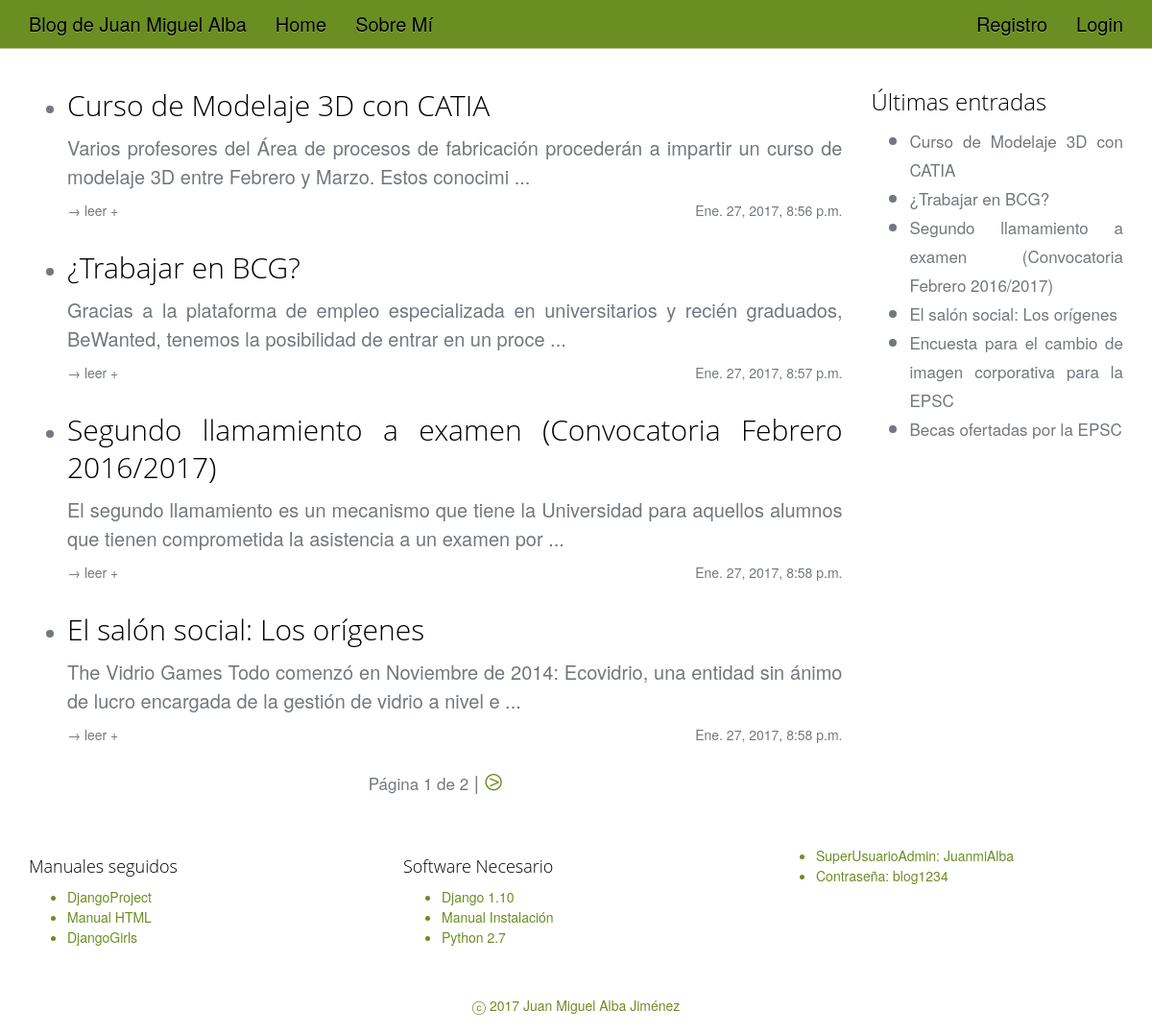
The page / on the database its author committed.
### Blog/models.py (models this page shows, shortened)
class Entrada(models.Model):
	titulo = models.CharField(max_length = 100)
	cuerpo = models.TextField()
	fecha = models.DateTimeField(default = datetime.now, blank=True)

### Blog/views.py (the view)
# urls.py: url(r'^$', views.ListadoHome.as_view(), name = 'home'),
class ListadoHome(ListView):
	context_object_name = 'listadoEntradas'
	model = Entrada
	template_name = 'home.html'
	paginate_by = 4	#cuatro objetos por pagina
	def get_context_data(self, **kwargs):
		context = super(ListadoHome, self).get_context_data(**kwargs)
		context['listadoTitulos'] = ListadoTitulos()
		return context

### Blog/views.py (called while the page is built)
def ListadoTitulos():
    listadoTitulos = Entrada.objects.all()[:10]
    return listadoTitulos

### Blog/templates/home.html (shortened to what this page needs)
{% extends "base.html" %}
{%block content%}
	{% if listadoEntradas %}
		<ul>
			{% for entrada in listadoEntradas %}
				<li><h2><a href="{% url 'appJM:VistaEntradaCompleta' entrada.id %}">
				   {{ entrada.titulo }}</a></h1></li>
				<p>{{entrada.cuerpo|slice:":140"}} ... </p>
				<p>
					<small><a href="{% url 'appJM:VistaEntradaCompleta' entrada.id %}" class="leerMas">
				   → leer +</a></small>
	   				<small class="fecha">{{entrada.fecha}}</small>
				</p>
				<br>
			{% endfor %}
		</ul>
	{% else %}
		<h1>Sin entradas</h1>
		<p>La base de datos por el momento no tiene entradas. Por favor, introduzca al menos una para poder contemplarla</p>
	{% endif %}
{% endblock %}
{% block paginator %}
	<center><p>
	<small>Página {{ page_obj.number }} de {{ page_obj.paginator.num_pages }}</small>
	{% if page_obj.has_next %}
		| <a href="?page={{ page_obj.next_page_number }}" class="iconPageMasMenos"> ⧁</a>
	{% endif %}
	</p></center>
{% endblock %}

### Blog/templates/base.html (shortened to what this page needs)
<!DOCTYPE html>
{% load staticfiles %}
<html lang="es">
<head>
    <link rel="stylesheet" href="//maxcdn.bootstrapcdn.com/bootstrap/3.3.7/css/bootstrap.min.css">
    <link rel="stylesheet" href="//maxcdn.bootstrapcdn.com/bootstrap/3.3.7/css/bootstrap-theme.min.css">
    <link rel="stylesheet" href="{% static 'css/main.css' %}">
</head>
<body>
    <nav class="navbar navbar-fixed-top">
      <div class="container">
        <div class="navbar-header">
          <a class="navbar-brand" href="{% url 'home:home' %}">Blog de Juan Miguel Alba</a>
        </div>
        <div id="navbar" class="collapse navbar-collapse">
          <ul class="nav navbar-nav">
            {% url 'home:home' as home_url %}
            {% url 'home:sobreMi' as sobreMi_url %}
            {% url 'home:crear' as crear_url %}
            {% url 'home:editar' as editar_url %}
            {% url 'home:VistaEntradaCompleta' as vistaDetalle_url %}
            <li {% if request.get_full_path == home_url %} class="active" {% endif %}><a href="{% url 'home:home' %}">Home</a></li>
            <li {% if request.get_full_path == sobreMi_url %} class="active" {% endif %}><a href="{% url 'home:sobreMi' %}">Sobre Mí</a></li>
          </ul>
            <ul class="nav navbar-nav navbar-right">
              {% if user.is_authenticated %}
                <li><h3>{{user.username}}</h3></li>
                <li {% if request.get_full_path == registro %} class="active" {% endif %}><a href="{% url 'home:logout' %}">Logout</a></li>
              {% else %}
                <li {% if request.get_full_path == registro %} class="active" {% endif %}><a href="{% url 'home:registro' %}">Registro</a></li>
                <li {% if request.get_full_path == login %} class="active" {% endif %}><a href="{% url 'home:login' %}">Login</a></li>
              {% endif %}
          </ul>
        </div>
      </div>
    </nav>
	<div class="container">
			<div class="row">
				<div class="col-md-9">
					{% block content %}
					{% endblock %}
					{% block paginator %}
					{% endblock %}
				</div>
				<div class="col-md-3">
          {% block lateral %}
            {% include '_menuLateral.html' %}
          {% endblock lateral%}
				</div>
			</div>
		</div>
</body>
<footer>
  <div class="container">
    <div class="row" style="padding: 20px 0;">
      <div class="col-md-4">
        <h4>Manuales seguidos</h4>
        <ul>
          <li><a href="https://docs.djangoproject.com/es/1.10/intro/tutorial01/">DjangoProject</a></li>
          <li><a href="http://www.w3schools.com/html/default.asp">Manual HTML</a></li>
          <li><a href="http://tutorial.djangogirls.org/es/">DjangoGirls</a></li>
        </ul>
      </div>
      <div class="col-md-4">
        <h4>Software Necesario</h4>
        <ul>
          <li><a href="https://www.djangoproject.com/download/1.10/tarball/">Django 1.10</a></li>
          <li><a href="https://www.djangoproject.com/download/">Manual Instalación</a></li>
          <li><a href="https://www.python.org/downloads/">Python 2.7</a></li>
        </ul>
      </div>
      <div class="col-md-4">
        <ul>
          <li class="naranja">SuperUsuarioAdmin: JuanmiAlba
          <li class="naranja">Contraseña: blog1234
        </ul>
      </div>
    </div>
  </div>
  <div class="firma">
     ⓒ 2017 Juan Miguel Alba Jiménez
  </div>
</footer>
</html>

### Blog/templates/_menuLateral.html
{% block lateral %}
          <div>
            <h3>Últimas entradas</h4>
            {% if listadoTitulos %}
              <ul>
                {% for x in listadoTitulos %}
                  <li><small><a href="{% url 'appJM:VistaEntradaCompleta' x.id %}">
                     {{ x.titulo }}</a></small></li>
                {% endfor %}
              </ul>
            {% else %}
              <h4>Sin entradas</h4>
              <p>La base de datos por el momento no tiene entradas. Por favor, introduzca al menos una para poder contemplarla</p>
            {% endif %}
          </div>
{% endblock lateral%}

### Blog/static/css/main.css (style rules this page uses)
body { font-family: "Helvetica Neue", "Open Sans", 'Roboto', sans-serif; background-color: white; color: #72787E; line-height: 1.5; font-size: 20px; font-weight: 300; -webkit-font-smoothing: antialiased; text-align: justify; margin: 70px 0 0 0; }
h1, h2, h3, h4, h5, h6 { clear: both; font-weight: 300; font-family: "Myriad Pro" ,"Open Sans", Bitter, Georgia, serif; line-height: 1.3; color: black; text-decoration: none; }
a { color: inherit; text-decoration: none; }
.navbar { background-color: olivedrab; border-bottom: 1px solid rgba(231, 231, 231, 0.65); color: black; }
footer { background-color: white; color: olivedrab; font-size: 14px; margin-top: 20px; }
.naranja { color: olivedrab; }
footer a { color:olivedrab !important; }
.navbar-brand { font-size: inherit; color: inherit !important; font-weight: initial; }
.firma { padding: 20px 0; text-align: center; }
.iconPageMasMenos { font-size:larger; color: olivedrab; }
.fecha { font-size: 14px; float: right; }
.leerMas { font-size: 14px; float: left; text-decoration: none; }

### rows shown on the page
Entrada: titulo "Curso de Modelaje 3D con CATIA", cuerpo "Varios profesores del Área de procesos de fabricación procederán a impartir un curso de modelaje 3D entre Febrero y Marzo. Estos conocimi", fecha "Ene. 27, 2017, 8:56 p.m."
Entrada: titulo "¿Trabajar en BCG?", cuerpo "Gracias a la plataforma de empleo especializada en universitarios y recién graduados, BeWanted, tenemos la posibilidad de entrar en un proce", fecha "Ene. 27, 2017, 8:57 p.m."
Entrada: titulo "Segundo llamamiento a examen (Convocatoria Febrero 2016/2017)", cuerpo "El segundo llamamiento es un mecanismo que tiene la Universidad para aquellos alumnos que tienen comprometida la asistencia a un examen por", fecha "Ene. 27, 2017, 8:58 p.m."
Entrada: titulo "El salón social: Los orígenes", cuerpo "The Vidrio Games Todo comenzó en Noviembre de 2014: Ecovidrio, una entidad sin ánimo de lucro encargada de la gestión de vidrio a nivel e", fecha "Ene. 27, 2017, 8:58 p.m."
Entrada: titulo "Encuesta para el cambio de imagen corporativa para la EPSC"
Entrada: titulo "Becas ofertadas por la EPSC"

### other values the page prints
{{ page_obj.number }} "1"
{{ page_obj.paginator.num_pages }} "2"
